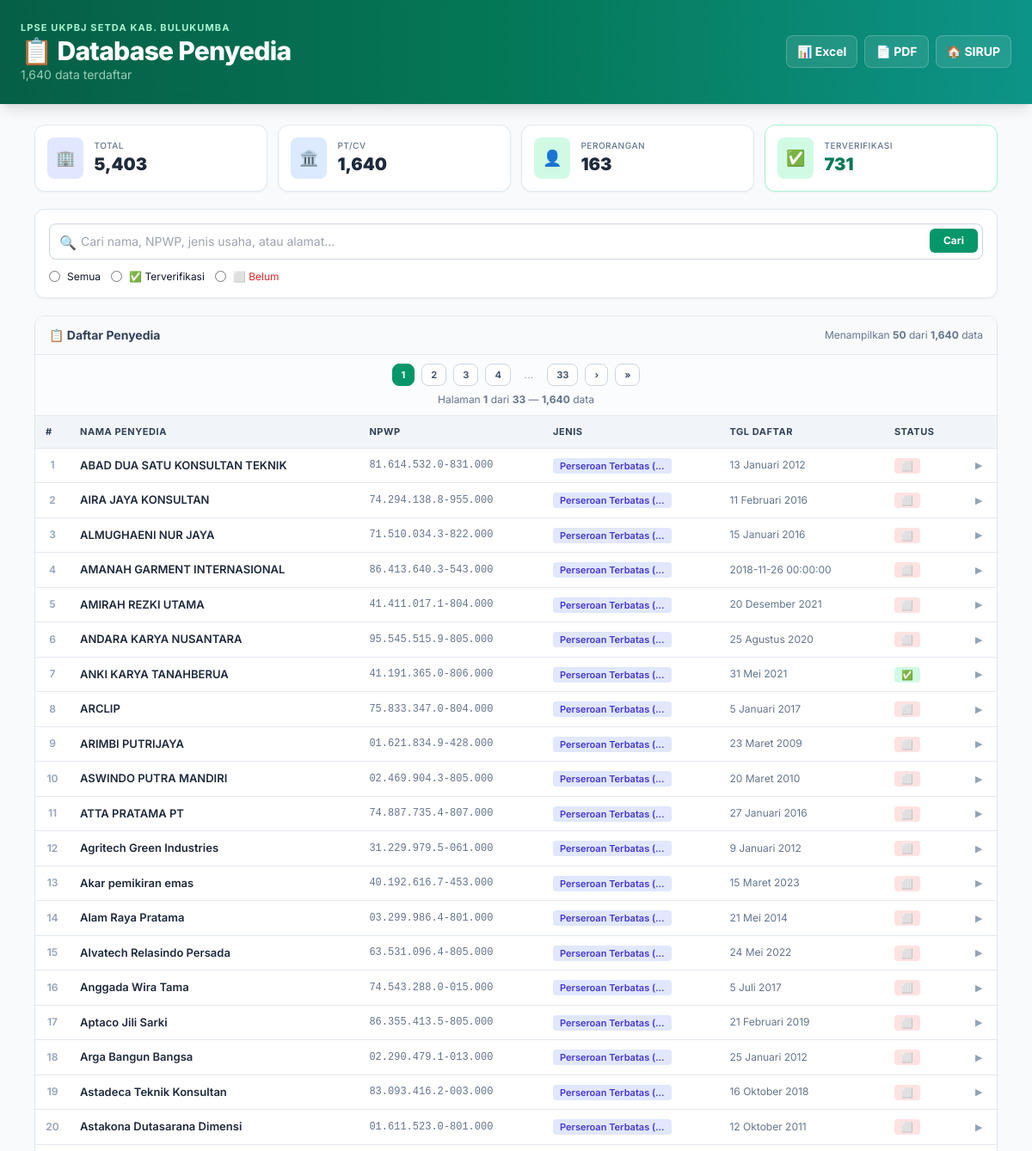
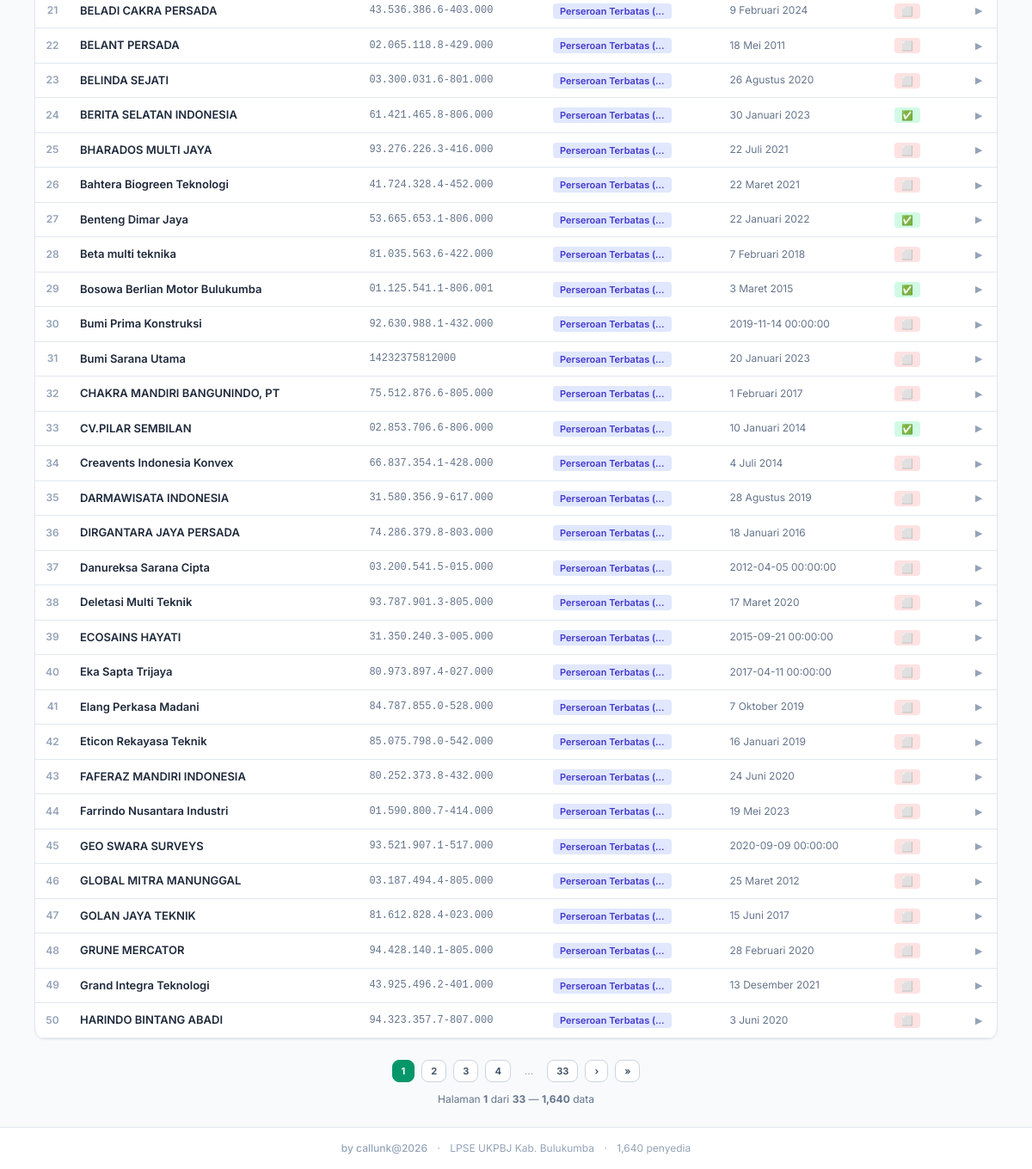
/penyedia?verif=pt, run on the app's committed database (2 pictures, top to bottom).
### tables this page shows
CREATE TABLE penyedia (
    id INTEGER PRIMARY KEY AUTOINCREMENT,
    nama TEXT,
    npwp TEXT,
    email TEXT,
    tanggal_daftar TEXT,
    jenis_usaha TEXT,
    alamat TEXT,
    telepon TEXT,
    terverifikasi INTEGER DEFAULT 0
);

### app.py (the view)
@app.route('/penyedia')
def list_penyedia():
    search_query = request.args.get('search', '')
    verif_filter = request.args.get('verif', '')
    page = int(request.args.get('page', 1))
    per_page = 50
    offset = (page - 1) * per_page
    conn = get_db_connection()
    count_query = "SELECT COUNT(*) FROM penyedia WHERE 1=1"
    data_query = "SELECT * FROM penyedia WHERE 1=1"
    params = []
    if search_query:
        count_query += " AND (nama LIKE ? OR npwp LIKE ? OR jenis_usaha LIKE ? OR alamat LIKE ?)"
        data_query += " AND (nama LIKE ? OR npwp LIKE ? OR jenis_usaha LIKE ? OR alamat LIKE ?)"
        sq = f'%{search_query}%'
        params.extend([sq, sq, sq, sq])
    if verif_filter == 'verified':
        count_query += " AND terverifikasi = 1"
        data_query += " AND terverifikasi = 1"
    elif verif_filter == 'unverified':
        count_query += " AND (terverifikasi IS NULL OR terverifikasi = 0)"
        data_query += " AND (terverifikasi IS NULL OR terverifikasi = 0)"
    elif verif_filter == 'pt':
        count_query += " AND jenis_usaha LIKE '%PT%'"
        data_query += " AND jenis_usaha LIKE '%PT%'"
    elif verif_filter == 'perorangan':
        count_query += " AND (jenis_usaha LIKE '%Perorangan%' OR jenis_usaha LIKE '%Usaha Perorangan%')"
        data_query += " AND (jenis_usaha LIKE '%Perorangan%' OR jenis_usaha LIKE '%Usaha Perorangan%')"
    total_count = conn.execute(count_query, params).fetchone()[0] or 0
    data_query += " ORDER BY nama ASC LIMIT ? OFFSET ?"
    data_params = params + [per_page, offset]
    vendors = conn.execute(data_query, data_params).fetchall()
    total_vendors = conn.execute("SELECT COUNT(*) FROM penyedia").fetchone()[0] or 0
    total_pt = conn.execute("SELECT COUNT(*) FROM penyedia WHERE jenis_usaha LIKE '%PT%'").fetchone()[0] or 0
    total_perorangan = conn.execute("SELECT COUNT(*) FROM penyedia WHERE jenis_usaha LIKE '%Perorangan%'").fetchone()[0] or 0
    total_lainnya = total_vendors - total_pt - total_perorangan
    total_verified = conn.execute("SELECT COUNT(*) FROM penyedia WHERE terverifikasi = 1").fetchone()[0] or 0
    conn.close()
    return render_template('penyedia.html',
                           vendors=vendors, total_count=total_count,
                           total_vendors=total_vendors, total_pt=total_pt,
                           total_perorangan=total_perorangan, total_lainnya=total_lainnya,
                           total_verified=total_verified,
                           search_query=search_query, verif_filter=verif_filter,
                           page=page, per_page=per_page)

### app.py (called while the page is built)
def get_db_connection():
    conn = sqlite3.connect(DB_PATH)
    conn.row_factory = sqlite3.Row
    return conn

### templates/penyedia.html (shortened to what this page needs)
<!DOCTYPE html>
<html lang="id">
<head>
    <script src="https://cdn.tailwindcss.com"></script>
</head>
<body class="bg-slate-50 text-slate-900 min-h-screen">
<header class="bg-gradient-to-r from-emerald-800 via-emerald-700 to-teal-600 text-white py-6 px-4 shadow-lg">
    <div class="container mx-auto max-w-6xl">
        <div class="flex flex-col md:flex-row justify-between items-center gap-3">
            <div>
                <p class="text-emerald-200 text-[11px] font-bold tracking-widest uppercase">LPSE UKPBJ Setda Kab. Bulukumba</p>
                <h1 class="text-3xl font-extrabold tracking-tight">📋 Database Penyedia</h1>
                <p class="text-emerald-100/70 text-sm">{{ "{:,}".format(total_count) }} data terdaftar</p>
            </div>
            <div class="flex gap-2">
                <a href="/penyedia/export?search={{ search_query }}&verif={{ verif_filter }}&format=xlsx" class="bg-white/10 backdrop-blur text-white border border-white/20 px-3 py-2 rounded-lg font-bold hover:bg-white/20 text-sm">📊 Excel</a>
                <a href="/penyedia/export?search={{ search_query }}&verif={{ verif_filter }}&format=pdf" class="bg-white/10 backdrop-blur text-white border border-white/20 px-3 py-2 rounded-lg font-bold hover:bg-white/20 text-sm">📄 PDF</a>
                <a href="/" class="bg-white/10 backdrop-blur text-white border border-white/20 px-3 py-2 rounded-lg font-bold hover:bg-white/20 text-sm">🏠 SIRUP</a>
            </div>
        </div>
    </div>
</header>
<main class="container mx-auto max-w-6xl py-6 px-4">
    <div class="grid grid-cols-2 md:grid-cols-4 gap-3 mb-5">
        <a href="/penyedia" class="bg-white p-3.5 rounded-xl shadow-sm border border-slate-200 flex items-center gap-3 hover:shadow-md hover:border-indigo-300 hover:-translate-y-0.5 transition-all">
            <div class="bg-indigo-100 p-2.5 rounded-lg text-indigo-600 text-lg shrink-0">🏢</div>
            <div><p class="text-[10px] text-slate-500 font-medium uppercase tracking-wider">Total</p><p class="text-xl font-black text-slate-800" id="stat-total">{{ "{:,}".format(total_vendors) }}</p></div>
        </a>
        <a href="/penyedia?verif=pt" class="bg-white p-3.5 rounded-xl shadow-sm border border-slate-200 flex items-center gap-3 hover:shadow-md hover:border-blue-300 hover:-translate-y-0.5 transition-all">
            <div class="bg-blue-100 p-2.5 rounded-lg text-blue-600 text-lg shrink-0">🏛️</div>
            <div><p class="text-[10px] text-slate-500 font-medium uppercase tracking-wider">PT/CV</p><p class="text-xl font-black text-slate-800" id="stat-pt">{{ "{:,}".format(total_pt) }}</p></div>
        </a>
        <a href="/penyedia?verif=perorangan" class="bg-white p-3.5 rounded-xl shadow-sm border border-slate-200 flex items-center gap-3 hover:shadow-md hover:border-emerald-300 hover:-translate-y-0.5 transition-all">
            <div class="bg-emerald-100 p-2.5 rounded-lg text-emerald-600 text-lg shrink-0">👤</div>
            <div><p class="text-[10px] text-slate-500 font-medium uppercase tracking-wider">Perorangan</p><p class="text-xl font-black text-slate-800" id="stat-perorangan">{{ "{:,}".format(total_perorangan) }}</p></div>
        </a>
        <a href="/penyedia?verif=verified" class="bg-white p-3.5 rounded-xl shadow-sm border border-emerald-200 flex items-center gap-3 hover:shadow-md hover:border-emerald-400 hover:-translate-y-0.5 transition-all">
            <div class="bg-emerald-100 p-2.5 rounded-lg text-emerald-600 text-lg shrink-0">✅</div>
            <div><p class="text-[10px] text-slate-500 font-medium uppercase tracking-wider">Terverifikasi</p><p class="text-xl font-black text-emerald-700" id="stat-verified">{{ "{:,}".format(total_verified) }}</p></div>
        </a>
    </div>
    <div class="bg-white rounded-xl shadow-sm border border-slate-200 p-4 mb-5">
        <div class="space-y-3">
            <div class="relative">
                <input type="text" id="search-input" value="{{ search_query }}" placeholder="Cari nama, NPWP, jenis usaha, atau alamat..." class="w-full py-2.5 pl-9 pr-20 border border-slate-300 rounded-lg focus:ring-2 focus:ring-emerald-500 outline-none text-sm">
                <span class="absolute left-3 top-2.5 text-slate-400">🔍</span>
                <button id="search-btn" class="absolute right-1.5 top-1.5 bg-emerald-600 text-white px-4 py-1.5 rounded-md font-bold hover:bg-emerald-700 text-xs">Cari</button>
            </div>
            <div class="flex gap-3 text-xs">
                <label class="flex items-center gap-2 cursor-pointer"><input type="radio" name="verif" value="" {% if not verif_filter %}checked{% endif %} class="text-emerald-600 verif-radio"> <span>Semua</span></label>
                <label class="flex items-center gap-2 cursor-pointer"><input type="radio" name="verif" value="verified" {% if verif_filter == 'verified' %}checked{% endif %} class="text-emerald-600 verif-radio"> <span>✅ Terverifikasi</span></label>
                <label class="flex items-center gap-2 cursor-pointer"><input type="radio" name="verif" value="unverified" {% if verif_filter == 'unverified' %}checked{% endif %} class="text-emerald-600 verif-radio"> <span class="text-red-600">⬜ Belum</span></label>
            </div>
        </div>
    </div>
    <div class="bg-white rounded-xl shadow-sm border border-slate-200 overflow-hidden mb-6">
        <div class="px-4 py-3 border-b border-slate-200 bg-slate-50 flex justify-between items-center">
            <h2 class="font-bold text-slate-700 text-sm">📋 Daftar Penyedia</h2>
            <p class="text-xs text-slate-500" id="showing-info">Menampilkan <b>{{ vendors|length }}</b> dari <b>{{ "{:,}".format(total_count) }}</b> data</p>
        </div>
        <div id="penyedia-pagination-top" class="px-4 py-2.5 border-b border-slate-200 bg-slate-50/50 flex flex-col items-center gap-2">
        {% if total_count > per_page %}
        {% set tp = (total_count // per_page) + (1 if total_count % per_page > 0 else 0) %}
        {% set rs = 3 %}{% set s = [1, page - rs]|max %}{% set e = [tp, page + rs]|min %}
        <div class="flex items-center flex-wrap justify-center gap-2">
            {% for p in range(s, e + 1) %}
            {% if p == page %}
            <span class="px-2.5 py-1 text-[11px] font-bold rounded-lg border bg-emerald-600 text-white border-emerald-600">{{ p }}</span>
            {% else %}
            <button onclick="fetchPage({{ p }})" class="px-2.5 py-1 text-[11px] font-bold rounded-lg border bg-white text-slate-600 border-slate-300 hover:bg-indigo-50 hover:border-indigo-300" style="cursor:pointer">{{ p }}</button>
            {% endif %}
            {% endfor %}
            {% if e < tp %}
            {% if e < tp - 1 %}<span class="px-2 text-slate-400 text-xs">…</span>{% endif %}
            <button onclick="fetchPage({{ tp }})" class="px-2.5 py-1 text-[11px] font-bold rounded-lg border bg-white text-slate-600 border-slate-300 hover:bg-indigo-50 hover:border-indigo-300" style="cursor:pointer">{{ tp }}</button>
            {% endif %}
            {% if page < tp %}
            <button onclick="fetchPage({{ page + 1 }})" class="px-2.5 py-1 text-[11px] font-bold rounded-lg border bg-white text-slate-600 border-slate-300 hover:bg-indigo-50 hover:border-indigo-300" style="cursor:pointer">›</button>
            <button onclick="fetchPage({{ tp }})" class="px-2.5 py-1 text-[11px] font-bold rounded-lg border bg-white text-slate-600 border-slate-300 hover:bg-indigo-50 hover:border-indigo-300" style="cursor:pointer">»</button>
            {% endif %}
        </div>
        <div class="text-xs text-slate-500">Halaman <b>{{ page }}</b> dari <b>{{ tp }}</b> — <b>{{ "{:,}".format(total_count) }}</b> data</div>
        {% endif %}
        </div>
        <div class="table-wrap">
            <table>
                <thead><tr><th>#</th><th>Nama Penyedia</th><th class="hide-mobile">NPWP</th><th>Jenis</th><th class="hide-mobile">Tgl Daftar</th><th>Status</th><th></th></tr></thead>
                <tbody id="penyedia-tbody">
                    {% for v in vendors %}
                    {% set rn = (page - 1) * per_page + loop.index %}
                    <tr onclick="toggleDetail(this, {{ v.id }})" style="cursor:pointer">
                        <td>{{ rn }}</td>
                        <td style="font-weight:600;color:#1e293b">{{ v.nama }}</td>
                        <td class="hide-mobile" style="font-family:monospace;font-size:12px;color:#64748b">{{ v.npwp }}</td>
                        <td>{% if v.jenis_usaha and v.jenis_usaha != '-' %}<span class="px-2 py-0.5 bg-indigo-100 text-indigo-700 rounded text-[11px] font-semibold">{{ v.jenis_usaha[:20] }}{% if v.jenis_usaha|length > 20 %}…{% endif %}</span>{% else %}<span class="text-slate-300">—</span>{% endif %}</td>
                        <td class="hide-mobile" style="color:#64748b;font-size:12px">{% if v.tanggal_daftar and v.tanggal_daftar != '-' %}{{ v.tanggal_daftar }}{% else %}<span class="text-slate-300">—</span>{% endif %}</td>
                        <td>{% if v.terverifikasi == 1 %}<span class="px-2 py-0.5 bg-emerald-100 text-emerald-700 rounded text-[11px] font-semibold">✅</span>{% else %}<span class="px-2 py-0.5 bg-red-100 text-red-700 rounded text-[11px] font-semibold">⬜</span>{% endif %}</td>
                        <td style="text-align:center;color:#94a3b8;font-size:11px"><span class="arr-{{ v.id }}" style="transition:transform 0.2s;display:inline-block">▶</span></td>
                    </tr>
                    {% else %}
                    <tr><td colspan="7" style="text-align:center;padding:40px;color:#94a3b8"><div style="font-size:40px;margin-bottom:12px">📭</div><p>Tidak ada data.</p>{% if search_query %}<a href="/penyedia" style="color:#059669;font-weight:700;margin-top:8px;display:inline-block">Reset</a>{% endif %}</td></tr>
                    {% endfor %}
                </tbody>
            </table>
        </div>
    </div>
    <div id="penyedia-pagination" class="flex flex-col items-center gap-3">
        {% if total_count > per_page %}
        {% set tp = (total_count // per_page) + (1 if total_count % per_page > 0 else 0) %}
        {% set rs = 3 %}{% set s = [1, page - rs]|max %}{% set e = [tp, page + rs]|min %}
        <div class="flex items-center flex-wrap justify-center gap-2">
            {% for p in range(s, e + 1) %}
            {% if p == page %}
            <span class="px-2.5 py-1 text-[11px] font-bold rounded-lg border bg-emerald-600 text-white border-emerald-600">{{ p }}</span>
            {% else %}
            <button onclick="fetchPage({{ p }})" class="px-2.5 py-1 text-[11px] font-bold rounded-lg border bg-white text-slate-600 border-slate-300 hover:bg-indigo-50 hover:border-indigo-300" style="cursor:pointer">{{ p }}</button>
            {% endif %}
            {% endfor %}
            {% if e < tp %}
            {% if e < tp - 1 %}<span class="px-2 text-slate-400 text-xs">…</span>{% endif %}
            <button onclick="fetchPage({{ tp }})" class="px-2.5 py-1 text-[11px] font-bold rounded-lg border bg-white text-slate-600 border-slate-300 hover:bg-indigo-50 hover:border-indigo-300" style="cursor:pointer">{{ tp }}</button>
            {% endif %}
            {% if page < tp %}
            <button onclick="fetchPage({{ page + 1 }})" class="px-2.5 py-1 text-[11px] font-bold rounded-lg border bg-white text-slate-600 border-slate-300 hover:bg-indigo-50 hover:border-indigo-300" style="cursor:pointer">›</button>
            <button onclick="fetchPage({{ tp }})" class="px-2.5 py-1 text-[11px] font-bold rounded-lg border bg-white text-slate-600 border-slate-300 hover:bg-indigo-50 hover:border-indigo-300" style="cursor:pointer">»</button>
            {% endif %}
        </div>
        <div class="text-xs text-slate-500">Halaman <b>{{ page }}</b> dari <b>{{ tp }}</b> — <b>{{ "{:,}".format(total_count) }}</b> data</div>
        {% endif %}
    </div>
</main>
<footer class="bg-white border-t border-slate-200 py-4 text-center">
    <p class="text-slate-400 text-xs">
        <span class="cursor-pointer hover:text-emerald-600 font-medium" onclick="openUpload()">by callunk@2026</span>
        <span class="mx-2">·</span> LPSE UKPBJ Kab. Bulukumba
        <span class="mx-2">·</span> <span id="footer-count">{{ "{:,}".format(total_count) }}</span> penyedia
    </p>
</footer>
</body>
</html>

### templates/penyedia.html (style rules this page uses)
body { font-family: 'Inter', sans-serif; }
.table-wrap { overflow-x: auto; max-width: 100%; }
.table-wrap table { width: 100%; min-width: 680px; border-collapse: collapse; }
.table-wrap th, .table-wrap td { padding: 10px 12px; text-align: left; font-size: 13px; border-bottom: 1px solid #e2e8f0; }
.table-wrap th { background: #f1f5f9; font-weight: 700; color: #334155; text-transform: uppercase; font-size: 11px; letter-spacing: 0.05em; }
.table-wrap td:first-child { width: 40px; text-align: center; color: #94a3b8; font-weight: 600; font-size: 12px; }

### data on the page
penyedia: rn "1", nama "ABAD DUA SATU KONSULTAN TEKNIK", npwp "81.614.532.0-831.000", jenis_usaha "Perseroan Terbatas (", tanggal_daftar "13 Januari 2012"
penyedia: rn "3", nama "ALMUGHAENI NUR JAYA", npwp "71.510.034.3-822.000", jenis_usaha "Perseroan Terbatas (", tanggal_daftar "15 Januari 2016"
penyedia: rn "5", nama "AMIRAH REZKI UTAMA", npwp "41.411.017.1-804.000", jenis_usaha "Perseroan Terbatas (", tanggal_daftar "20 Desember 2021"
penyedia: rn "6", nama "ANDARA KARYA NUSANTARA", npwp "95.545.515.9-805.000", jenis_usaha "Perseroan Terbatas (", tanggal_daftar "25 Agustus 2020"
penyedia: rn "7", nama "ANKI KARYA TANAHBERUA", npwp "41.191.365.0-806.000", jenis_usaha "Perseroan Terbatas (", tanggal_daftar "31 Mei 2021"
penyedia: rn "8", nama "ARCLIP", npwp "75.833.347.0-804.000", jenis_usaha "Perseroan Terbatas (", tanggal_daftar "5 Januari 2017"
penyedia: rn "9", nama "ARIMBI PUTRIJAYA", npwp "01.621.834.9-428.000", jenis_usaha "Perseroan Terbatas (", tanggal_daftar "23 Maret 2009"
penyedia: rn "11", nama "ATTA PRATAMA PT", npwp "74.887.735.4-807.000", jenis_usaha "Perseroan Terbatas (", tanggal_daftar "27 Januari 2016"
penyedia: rn "13", nama "Akar pemikiran emas", npwp "40.192.616.7-453.000", jenis_usaha "Perseroan Terbatas (", tanggal_daftar "15 Maret 2023"
penyedia: rn "15", nama "Alvatech Relasindo Persada", npwp "63.531.096.4-805.000", jenis_usaha "Perseroan Terbatas (", tanggal_daftar "24 Mei 2022"
penyedia: rn "17", nama "Aptaco Jili Sarki", npwp "86.355.413.5-805.000", jenis_usaha "Perseroan Terbatas (", tanggal_daftar "21 Februari 2019"
penyedia: rn "18", nama "Arga Bangun Bangsa", npwp "02.290.479.1-013.000", jenis_usaha "Perseroan Terbatas (", tanggal_daftar "25 Januari 2012"
penyedia: rn "19", nama "Astadeca Teknik Konsultan", npwp "83.093.416.2-003.000", jenis_usaha "Perseroan Terbatas (", tanggal_daftar "16 Oktober 2018"
penyedia: rn "20", nama "Astakona Dutasarana Dimensi", npwp "01.611.523.0-801.000", jenis_usaha "Perseroan Terbatas (", tanggal_daftar "12 Oktober 2011"
penyedia: rn "21", nama "BELADI CAKRA PERSADA", npwp "43.536.386.6-403.000", jenis_usaha "Perseroan Terbatas (", tanggal_daftar "9 Februari 2024"
penyedia: rn "22", nama "BELANT PERSADA", npwp "02.065.118.8-429.000", jenis_usaha "Perseroan Terbatas (", tanggal_daftar "18 Mei 2011"
penyedia: rn "23", nama "BELINDA SEJATI", npwp "03.300.031.6-801.000", jenis_usaha "Perseroan Terbatas (", tanggal_daftar "26 Agustus 2020"
penyedia: rn "24", nama "BERITA SELATAN INDONESIA", npwp "61.421.465.8-806.000", jenis_usaha "Perseroan Terbatas (", tanggal_daftar "30 Januari 2023"
penyedia: rn "25", nama "BHARADOS MULTI JAYA", npwp "93.276.226.3-416.000", jenis_usaha "Perseroan Terbatas (", tanggal_daftar "22 Juli 2021"
penyedia: rn "26", nama "Bahtera Biogreen Teknologi", npwp "41.724.328.4-452.000", jenis_usaha "Perseroan Terbatas (", tanggal_daftar "22 Maret 2021"
penyedia: rn "27", nama "Benteng Dimar Jaya", npwp "53.665.653.1-806.000", jenis_usaha "Perseroan Terbatas (", tanggal_daftar "22 Januari 2022"
penyedia: rn "28", nama "Beta multi teknika", npwp "81.035.563.6-422.000", jenis_usaha "Perseroan Terbatas (", tanggal_daftar "7 Februari 2018"
penyedia: rn "30", nama "Bumi Prima Konstruksi", npwp "92.630.988.1-432.000", jenis_usaha "Perseroan Terbatas (", tanggal_daftar "2019-11-14 00:00:00"
penyedia: rn "31", nama "Bumi Sarana Utama", npwp "14232375812000", jenis_usaha "Perseroan Terbatas (", tanggal_daftar "20 Januari 2023"
penyedia: rn "32", nama "CHAKRA MANDIRI BANGUNINDO, PT", npwp "75.512.876.6-805.000", jenis_usaha "Perseroan Terbatas (", tanggal_daftar "1 Februari 2017"
penyedia: rn "34", nama "Creavents Indonesia Konvex", npwp "66.837.354.1-428.000", jenis_usaha "Perseroan Terbatas (", tanggal_daftar "4 Juli 2014"
penyedia: rn "35", nama "DARMAWISATA INDONESIA", npwp "31.580.356.9-617.000", jenis_usaha "Perseroan Terbatas (", tanggal_daftar "28 Agustus 2019"
penyedia: rn "36", nama "DIRGANTARA JAYA PERSADA", npwp "74.286.379.8-803.000", jenis_usaha "Perseroan Terbatas (", tanggal_daftar "18 Januari 2016"
penyedia: rn "37", nama "Danureksa Sarana Cipta", npwp "03.200.541.5-015.000", jenis_usaha "Perseroan Terbatas (", tanggal_daftar "2012-04-05 00:00:00"
penyedia: rn "38", nama "Deletasi Multi Teknik", npwp "93.787.901.3-805.000", jenis_usaha "Perseroan Terbatas (", tanggal_daftar "17 Maret 2020"
penyedia: rn "39", nama "ECOSAINS HAYATI", npwp "31.350.240.3-005.000", jenis_usaha "Perseroan Terbatas (", tanggal_daftar "2015-09-21 00:00:00"
penyedia: rn "40", nama "Eka Sapta Trijaya", npwp "80.973.897.4-027.000", jenis_usaha "Perseroan Terbatas (", tanggal_daftar "2017-04-11 00:00:00"
penyedia: rn "41", nama "Elang Perkasa Madani", npwp "84.787.855.0-528.000", jenis_usaha "Perseroan Terbatas (", tanggal_daftar "7 Oktober 2019"
penyedia: rn "42", nama "Eticon Rekayasa Teknik", npwp "85.075.798.0-542.000", jenis_usaha "Perseroan Terbatas (", tanggal_daftar "16 Januari 2019"
penyedia: rn "43", nama "FAFERAZ MANDIRI INDONESIA", npwp "80.252.373.8-432.000", jenis_usaha "Perseroan Terbatas (", tanggal_daftar "24 Juni 2020"
penyedia: rn "44", nama "Farrindo Nusantara Industri", npwp "01.590.800.7-414.000", jenis_usaha "Perseroan Terbatas (", tanggal_daftar "19 Mei 2023"
penyedia: rn "45", nama "GEO SWARA SURVEYS", npwp "93.521.907.1-517.000", jenis_usaha "Perseroan Terbatas (", tanggal_daftar "2020-09-09 00:00:00"
penyedia: rn "46", nama "GLOBAL MITRA MANUNGGAL", npwp "03.187.494.4-805.000", jenis_usaha "Perseroan Terbatas (", tanggal_daftar "25 Maret 2012"
penyedia: rn "47", nama "GOLAN JAYA TEKNIK", npwp "81.612.828.4-023.000", jenis_usaha "Perseroan Terbatas (", tanggal_daftar "15 Juni 2017"
penyedia: rn "48", nama "GRUNE MERCATOR", npwp "94.428.140.1-805.000", jenis_usaha "Perseroan Terbatas (", tanggal_daftar "28 Februari 2020"
penyedia: rn "49", nama "Grand Integra Teknologi", npwp "43.925.496.2-401.000", jenis_usaha "Perseroan Terbatas (", tanggal_daftar "13 Desember 2021"
penyedia: rn "50", nama "HARINDO BINTANG ABADI", npwp "94.323.357.7-807.000", jenis_usaha "Perseroan Terbatas (", tanggal_daftar "3 Juni 2020"

### other printed values
{{ "{:,}".format(total_count) }} "1,640"
{{ "{:,}".format(total_vendors) }} "5,403"
{{ "{:,}".format(total_pt) }} "1,640"
{{ "{:,}".format(total_perorangan) }} "163"
{{ "{:,}".format(total_verified) }} "731"
{{ vendors|length }} "50"
{{ p }} "1"
{{ p }} "2" "3" "4"
{{ tp }} "33"
{{ page }} "1"
{{ rn }} "2" "4" "10" "12" "14" "16" "29" "33"
{{ v.nama }} "AIRA JAYA KONSULTAN" "AMANAH GARMENT INTERNASIONAL" "ASWINDO PUTRA MANDIRI" "Agritech Green Industries" "Alam Raya Pratama" "Anggada Wira Tama" "Bosowa Berlian Motor Bulukumba" "CV.PILAR SEMBILAN"
{{ v.npwp }} "74.294.138.8-955.000" "86.413.640.3-543.000" "02.469.904.3-805.000" "31.229.979.5-061.000" "03.299.986.4-801.000" "74.543.288.0-015.000" "01.125.541.1-806.001" "02.853.706.6-806.000"
{{ v.jenis_usaha[:20] }} "Perseroan Terbatas (" "Perseroan Terbatas (" "Perseroan Terbatas (" "Perseroan Terbatas (" "Perseroan Terbatas (" "Perseroan Terbatas (" "Perseroan Terbatas (" "Perseroan Terbatas ("
{{ v.tanggal_daftar }} "11 Februari 2016" "2018-11-26 00:00:00" "20 Maret 2010" "9 Januari 2012" "21 Mei 2014" "5 Juli 2017" "3 Maret 2015" "10 Januari 2014"
